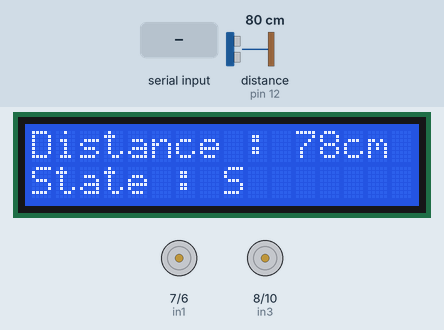
Simulated run of this sketch. Board: Arduino Uno, built with avr-gcc and run on an emulated ATmega328P. Parts: 16×2 character LCD, motor-driver pin pairs drawn as motors (green arrow = first pin HIGH = forward, orange = second pin HIGH = backward, longer = more drive, scaled by the enable pin). Wiring (inferred from the names in the program): ultrasonic range finder: trigger pin 4; echo pin 12. Inputs (shaded band) come from the test bench; at power-on: distance to the obstacle (sensor on pin 12) 80 cm. The echo pulse lasts 58.3 µs per cm; what the sketch prints to the serial monitor is not drawn.

Above: at 1.2 s.
1.3 s: "F" received over Serial
At 2.4 s:
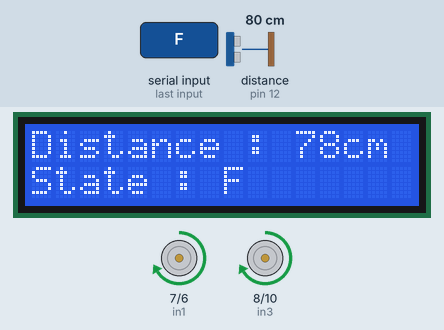
5.5 s: distance to the obstacle (sensor on pin 12) set to 13 cm
At 7.4 s:
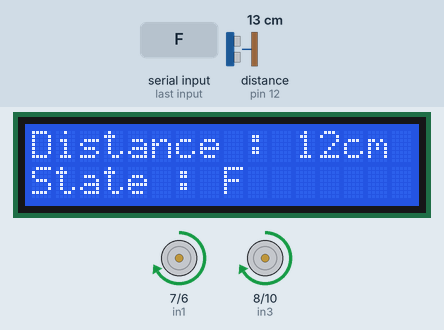
7.7 s: distance to the obstacle (sensor on pin 12) set to 10 cm
At 10.6 s:
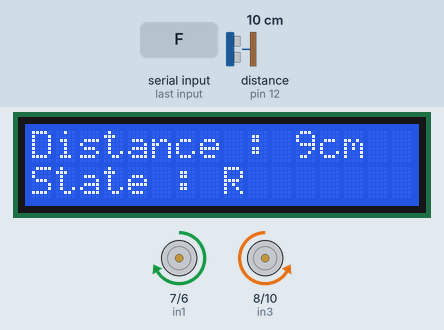
10.9 s: distance to the obstacle (sensor on pin 12) set to 18 cm
At 12.1 s:
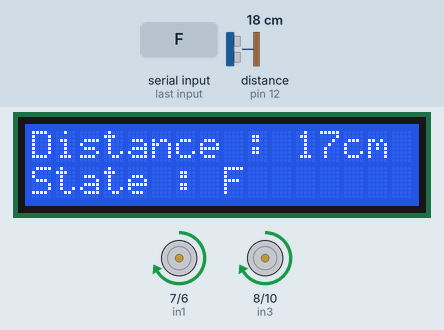
12.5 s: "B" received over the second serial link
At 14.2 s:
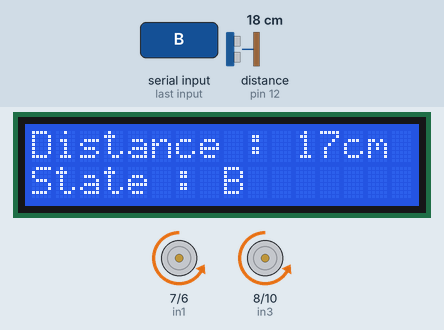
14.5 s: "L" received over Serial
At 15.8 s:
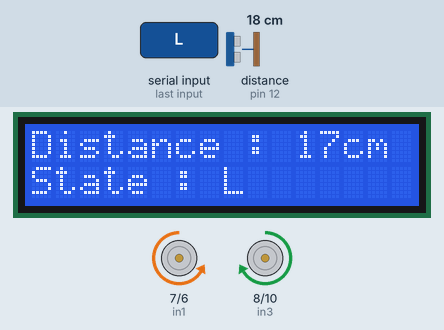
Timing chart, 0 to 17.5 s (numbered marks = the images above; inputs shaded):
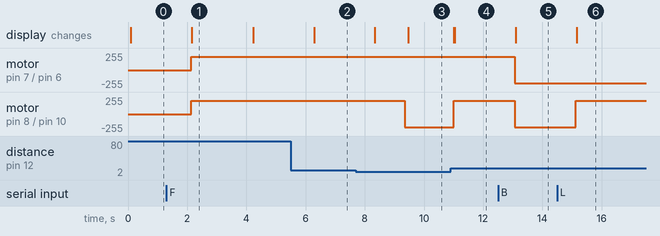

The sketch:

obstacleCar.ino
```cpp
#include <SoftwareSerial.h>
#include <Wire.h>
#include <hd44780.h>
#include <hd44780ioClass/hd44780_I2Cexp.h>

// LCD 초기화 (I2C 주소 0x27, 16x2 크기)
hd44780_I2Cexp mylcd;

SoftwareSerial Bluetooth(2, 3);  // Bluetooth 모듈과의 통신 (RX, TX)

const int enA = 5;
const int in1 = 7;
const int in2 = 6;
const int enB = 9;
const int in3 = 8;
const int in4 = 10;

// 초음파 센서 핀
const int trigPin = 4;
const int echoPin = 12;

// 거리 제한 (단위: cm)
const int distanceThreshold = 10;

// 현재 상태를 저장할 변수
char currentState = 'S';  // 초기 상태는 정지

void setup() {
  // 핀 모드 설정
  pinMode(enA, OUTPUT);
  pinMode(in1, OUTPUT);
  pinMode(in2, OUTPUT);
  pinMode(enB, OUTPUT);
  pinMode(in3, OUTPUT);
  pinMode(in4, OUTPUT);

    // 초음파 센서 핀 모드 설정
  pinMode(trigPin, OUTPUT);
  pinMode(echoPin, INPUT);

  // 초기 모터 속도 설정
  analogWrite(enA, 200);  // 속도 조절 (0~255)
  analogWrite(enB, 200);

  // 블루투스 시리얼 통신 시작
  Bluetooth.begin(9600);
  Serial.begin(9600);  // 디버깅용 시리얼 모니터

// LCD 셋업
  mylcd.init();
  mylcd.backlight();

}

void loop() {

  int distance = measureDistance();  // 거리 측정

  // 거리 정보 시리얼 모니터와 LCD에 출력


  mylcd.clear();
  mylcd.setCursor(0,0);
  mylcd.print("Distance : ");
  mylcd.print(distance);
 mylcd.print("cm");
  mylcd.setCursor(0,1);
    mylcd.print("State : ");
  mylcd.print(currentState);
  delay(1000);

  // 거리 정보 시리얼 모니터에 출력
  Serial.print("Distance: ");
  Serial.print(distance);
  Serial.println(" cm");
  Serial.print("State: ");
  Serial.println(currentState);

    // 장애물 감지 시 우회전 및 타이머 추가**
      if (currentState == 'F' && distance <= distanceThreshold) {
    Serial.println("Object detected! Turning right until clear.");

    unsigned long startTime = millis();  // 우회전 시작 시간 기록

    // 장애물이 10cm 이상이 되거나 5초가 지나기 전까지 우회전
    while (distance <= distanceThreshold) {
      turnRight();
      delay(100);  // 약간의 딜레이로 회전 속도 조절
      distance = measureDistance();

      // 거리 다시 출력
      if (distance != 999) {
          mylcd.clear();
  mylcd.setCursor(0,0);
  mylcd.print("Distance : ");
  mylcd.print(distance);
 mylcd.print("cm");
  mylcd.setCursor(0,1);
    mylcd.print("State : ");
  mylcd.print(currentState);
        Serial.print("Distance while turning: ");
        Serial.print(distance);
        Serial.println(" cm");
        Serial.print("State: ");
        Serial.println(currentState);
      }

      // 5초가 지나면 정지
      if (millis() - startTime >= 3000) {
        stopMotors();

        Serial.println("Turning timeout! Stopping.");


               mylcd.clear();
  mylcd.setCursor(0,0);
  mylcd.print("Distance : ");
  mylcd.print(distance);
 mylcd.print("cm");
  mylcd.setCursor(0,1);
    mylcd.print("State : ");
  mylcd.print(currentState);
        Serial.print("Distance while turning: ");
        Serial.print(distance);
        Serial.println(" cm");
        Serial.print("State: ");
        Serial.println(currentState);
                delay(10000);
            return;
      }
    }

    // 장애물이 사라지면 전진
    moveForward();
    Serial.println("Path is clear! Moving forward.");
  }


  // 블루투스 또는 시리얼 모니터에서 명령 확인
  char command = 0;
  if (Bluetooth.available()) {
    command = Bluetooth.read();
    Serial.print("Received from Bluetooth: ");
    Serial.println(command);
  } else if (Serial.available()) {
    command = Serial.read();
    Serial.print("Received from Serial Monitor: ");
    Serial.println(command);
  }


  // 명령어에 따른 동작 수행
  switch (command) {
    case 'F':  // Forward
      moveForward();
      break;
    case 'B':  // Backward
      moveBackward();
      break;
    case 'L':  // Left
      turnLeft();
      break;
    case 'R':  // Right
      turnRight();
      break;
    case 'S':  // Stop
      stopMotors();
      break;
  }


}

// 초음파 거리 측정 함수
int measureDistance() {
  digitalWrite(trigPin, LOW);
  delayMicroseconds(2);
  digitalWrite(trigPin, HIGH);
  delayMicroseconds(10);
  digitalWrite(trigPin, LOW);

  long duration = pulseIn(echoPin, HIGH);
  int distance = duration * 0.034 / 2;  // 거리 계산 (cm 단위)

    // 0cm와 같이 잘못된 측정값을 필터링
  if (distance == 0) {
    return 998;  // 임의로 999cm를 반환하여 무시하도록 설정
  }
  return distance;
}

// 모터 제어 함수들
void moveForward() {
  digitalWrite(in1, HIGH);
  digitalWrite(in2, LOW);
  digitalWrite(in3, HIGH);
  digitalWrite(in4, LOW);
      currentState = 'F';
}

void moveBackward() {
  digitalWrite(in1, LOW);
  digitalWrite(in2, HIGH);
  digitalWrite(in3, LOW);
  digitalWrite(in4, HIGH);
      currentState = 'B';
}

void turnLeft() {
  digitalWrite(in1, LOW);
  digitalWrite(in2, HIGH);
  digitalWrite(in3, HIGH);
  digitalWrite(in4, LOW);
  currentState = 'L';
}

void turnRight() {
  digitalWrite(in1, HIGH);
  digitalWrite(in2, LOW);
  digitalWrite(in3, LOW);
  digitalWrite(in4, HIGH);
  currentState = 'R';
}

void stopMotors() {
  digitalWrite(in1, LOW);
  digitalWrite(in2, LOW);
  digitalWrite(in3, LOW);
  digitalWrite(in4, LOW);
  currentState = 'S';
}
```

Measured:
- the behaviour switches between 12 and 11 cm on distance to the obstacle (sensor on pin 12) (found by bisection; images 2 and 3)
- after the input at 1.3 s, motor on pin 7 (in1) / pin 6 (in2), motor on pin 8 (in3) / pin 10 (in4): stopped → forward 200/255 after 0.83 s; the display: changes after 0.86 s (image 1)
- after the input at 5.5 s, the display: changes after 0.79 s (image 2)
- after the input at 7.7 s, motor on pin 8 (in3) / pin 10 (in4): forward 200/255 → backward 200/255 after 1.6 s; the display: first changes after 0.64 s (image 3 shows a later state)
- after the input at 10.9 s, motor on pin 7 (in1) / pin 6 (in2): stays forward 200/255 (without the input it goes to stopped after 1.5 s); motor on pin 8 (in3) / pin 10 (in4): backward 200/255 → forward 200/255 after 0.11 s; the display: first changes after 0.11 s (image 4 shows a later state)
- after the input at 12.5 s, motor on pin 7 (in1) / pin 6 (in2), motor on pin 8 (in3) / pin 10 (in4): forward 200/255 → backward 200/255 after 0.57 s; the display: changes after 0.60 s (image 5)
- after the input at 14.5 s, motor on pin 8 (in3) / pin 10 (in4): backward 200/255 → forward 200/255 after 0.63 s; the display: changes after 0.66 s (image 6)
